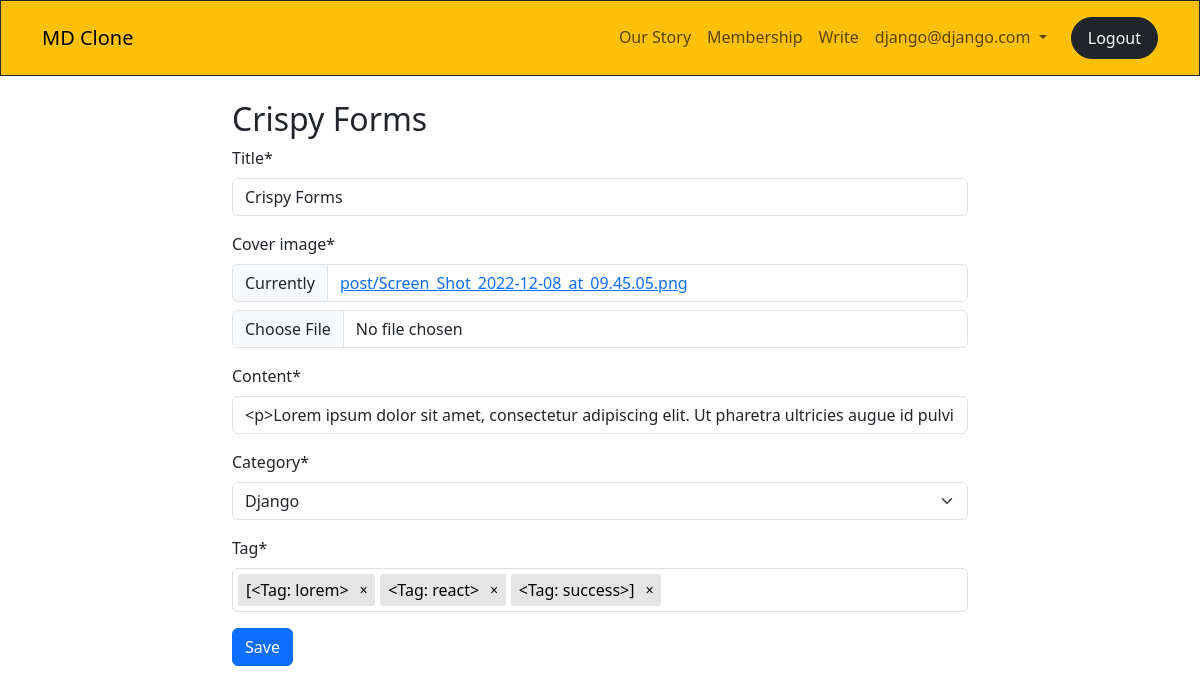
The page /blog/post/crispy-forms/edit (signed in) on the database as committed earlier.
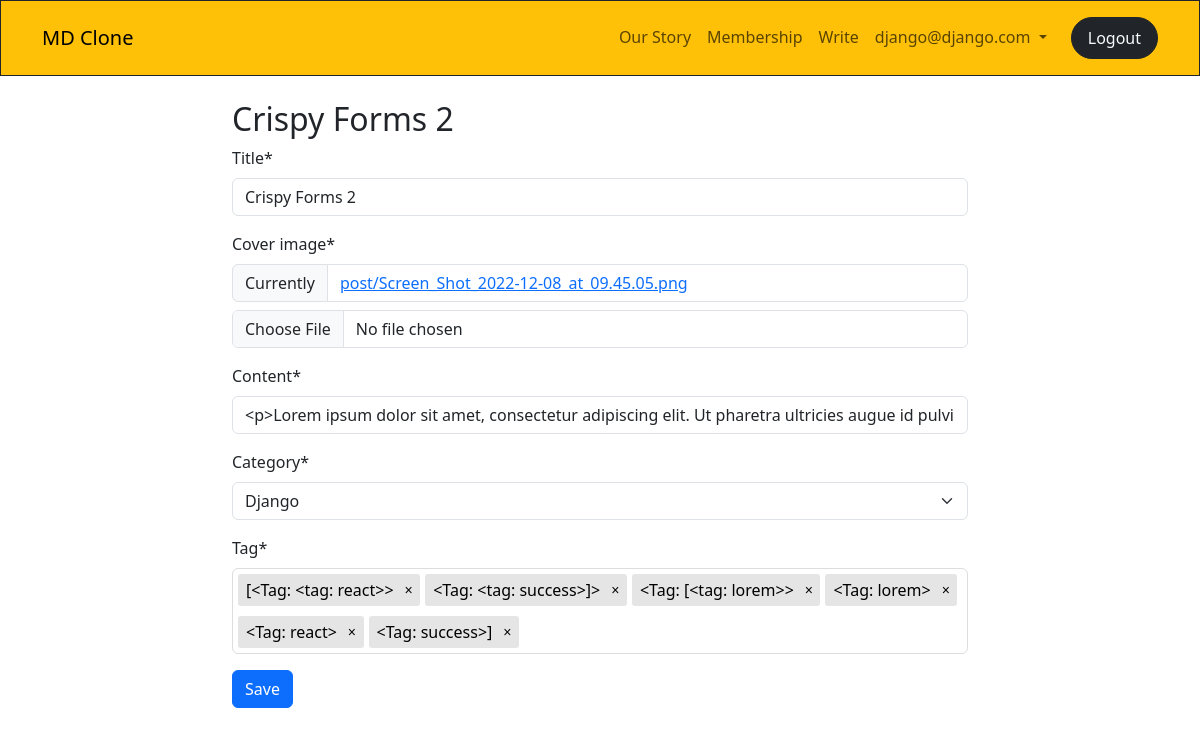
The same page on the database as committed later.
### blog/models.py (models this page shows, shortened)
class CommonModel(models.Model):
    title = models.CharField(max_length=200)
    slug = AutoSlugField(populate_from='title', unique=True, )
    is_active = models.BooleanField(default=False)
    created_at = models.DateTimeField(auto_now_add=True)
    updated_at = models.DateTimeField(auto_now=True)
    class Meta:
        abstract = True
        ordering = ('title',)

class BlogPost(CommonModel):
    user=models.ForeignKey(User, on_delete=models.CASCADE)
    category=models.ForeignKey(Category, on_delete=models.SET_NULL, null=True)
    tag=models.ManyToManyField(Tag)
    cover_image = models.ImageField(upload_to ='post/')
    content = HTMLField(blank=True, null=True)
    view_count = models.PositiveBigIntegerField(default=0)
    class Meta:
        ordering = ('-created_at',)

class Category(CommonModel):
    def __str__(self):
        return self.title

class Tag(CommonModel):
    def __str__(self):
        return self.title

### blog/views.py (the view, shortened to what this page needs)
# urls.py: path("post/<slug:post_slug>/edit", post_edit_view, name= 'post_edit_view'),
@login_required(login_url='user:login_view')
def post_edit_view(request, post_slug):
    post=get_object_or_404(BlogPost, slug=post_slug)
    if not post.user == request.user:
        messages.warning(request, "You can not edit this post!")
        return redirect('home_view')
    title=post.title
    form=BlogPostModelForm(instance=post)
    context=dict(
        title=title,
        form=form,
    )
    return render(request, 'common_components/form.html', context)

### blog/forms.py
class BlogPostModelForm(forms.ModelForm):
    tag = forms.CharField()
    content = forms.CharField(widget=TinyMCE(attrs={'cols': 40, 'rows': 20}))
    title = forms.CharField(validators=[min_length_3,])
    class Meta:
        model = BlogPost
        fields = [
            'title',
            'cover_image',
            'content',
            'category',
            'tag',
            ]

### user_profile/models.py (called while the page is built)
    def get_all_posts_url(self):
        return reverse(
            'read:all_posts_view',
            kwargs={
                "user_slug": self.slug,
            }
        )

    def get_profile_edit_url(self):
        return reverse(
            'user:profile_edit_view',
        )

    def get_fav_url(self):
        return reverse(
            'user:user_fav_view',
        )

### templates/common_components/form.html (shortened to what this page needs)
{% extends 'core/base.html' %}
{% load crispy_forms_tags %}
{% load static %}
{% block content %}
<link rel="stylesheet" href="{% static 'css/tagify.css' %}">
<div class="container mt-4">
    <div class="row">
        <div class="col-sm-8 offset-sm-2">
            <h2>{{ title }}</h2>
            <form method="post" enctype='multipart/form-data'>
                {{ form|crispy }}
                <button type="submit" class="btn btn-primary">Save</button>
            </form>
        </div>
    </div>
</div>
{% endblock content %}

### templates/core/base.html (shortened to what this page needs)
{% load static %}
<!doctype html>
<html lang="en">
<head>
    <link rel="stylesheet" href="{% static 'css/style.css' %}">
    <link rel="stylesheet" href="{% static 'css/bootstrap.min.css' %}">
</head>
<body>
    {% include 'core/navbar.html' %}
    {% block content %}
    {% endblock content %}
</body>
</html>

### templates/core/navbar.html (shortened to what this page needs)
    <nav class="navbar navbar-expand-lg bg-warning border border-dark border-bottom">
        <div class="container py-2">
            <a class="navbar-brand" href="{% url 'home_view' %}">MD Clone</a>
            <div class="collapse navbar-collapse" id="navbarNavAltMarkup">
                <ul class="navbar-nav ms-auto">
                    <li class="nav-item">
                        <a class="nav-link" href="#">Our Story</a>
                    </li>
                    <li class="nav-item">
                        <a class="nav-link" href="#">Membership</a>
                    </li>
                    <li class="nav-item">
                        <a class="nav-link" href="{% url 'blog:create_blog_post_view' %}">Write</a>
                    </li>
                    {% if not request.user.is_authenticated %}
                    <li class="nav-item">
                    <a class="nav-link" href="{% url 'user_profile:login_view' %}">Sign In</a>
                    </li>
                    <li class="nav-item">
                        <a class="nav-link btn btn-dark text-light px-3 rounded-pill ms-3" href="{% url 'user_profile:register_view' %}">Get Started</a>
                    </li>
                    {% else %}
                    <li class="nav-item dropdown">
                        <a class="nav-link dropdown-toggle" href="#" role="button" data-bs-toggle="dropdown" aria-expanded="false">
                          {{ request.user.username }}
                        </a>
                    </li>
                    <li class="nav-item">
                        <a class="nav-link btn btn-dark text-light px-3 rounded-pill ms-3" href="{% url 'user_profile:logout_view' %}">Logout</a>
                    </li>
                    {% endif %}
                  </ul>
            </div>
        </div>
    </nav>

### static_files/css/tagify.css (style rules this page uses)
:root { --tagify-dd-color-primary:rgb(53,149,246);--tagify-dd-bg-color:white;--tagify-dd-item-pad:.3em .5em }

Rows that differ between the two databases and show on the page:
changed BlogPost "Django": title "Crispy Forms" → "Crispy Forms 2"
Other text that changed with them:
text no longer shown: "Title * Cover image * Currently post/Screen_Shot_2022-12-08_at_09.45.05.png Content * Category * [<Tag: lorem> <Tag: react> <Tag: success>] Tag *"
text now shown: "Title * Cover image * Currently post/Screen_Shot_2022-12-08_at_09.45.05.png Content * Category * [<Tag: <tag: react>> <Tag: <tag: success>]> <Tag: [<tag: lorem>> <Tag: lorem> <Tag: react> <Tag: success>] Tag *"
